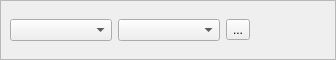
<?xml version="1.0" encoding="UTF-8"?>
<ui version="4.0">
 <class>SerialBox5_lite</class>
 <widget class="QWidget" name="SerialBox5_lite">
  <property name="geometry">
   <rect>
    <x>0</x>
    <y>0</y>
    <width>336</width>
    <height>60</height>
   </rect>
  </property>
  <layout class="QHBoxLayout" name="horizontalLayout">
   <property name="leftMargin">
    <number>0</number>
   </property>
   <property name="topMargin">
    <number>0</number>
   </property>
   <property name="rightMargin">
    <number>0</number>
   </property>
   <property name="bottomMargin">
    <number>0</number>
   </property>
   <item>
    <widget class="QFrame" name="frame">
     <property name="frameShape">
      <enum>QFrame::StyledPanel</enum>
     </property>
     <property name="frameShadow">
      <enum>QFrame::Raised</enum>
     </property>
     <layout class="QHBoxLayout" name="horizontalLayout_3">
      <item>
       <layout class="QHBoxLayout" name="horizontalLayout_2">
        <item>
         <layout class="QVBoxLayout" name="verticalLayout">
          <item>
           <layout class="QGridLayout" name="gridLayout">
            <item row="0" column="1">
             <widget class="QComboBox" name="BaudBox"/>
            </item>
            <item row="0" column="2">
             <widget class="QToolButton" name="btn_refresh">
              <property name="text">
               <string>...</string>
              </property>
             </widget>
            </item>
            <item row="0" column="0">
             <widget class="QComboBox" name="PortBox"/>
            </item>
           </layout>
          </item>
         </layout>
        </item>
        <item>
         <layout class="QVBoxLayout" name="layout_power">
          <item>
           <widget class="QPushButton" name="btn_power">
            <property name="minimumSize">
             <size>
              <width>70</width>
              <height>33</height>
             </size>
            </property>
            <property name="maximumSize">
             <size>
              <width>33</width>
              <height>70</height>
             </size>
            </property>
            <property name="styleSheet">
             <string notr="true">QPushButton#btn_power {
	image: url(:/power_knock/image/black/r_off.png);
	border-style: inset;
}
QPushButton#btn_power:checked {
	image: url(:/power_knock/image/green/r_on.png);
	border-style: inset;
}</string>
            </property>
            <property name="checkable">
             <bool>true</bool>
            </property>
           </widget>
          </item>
         </layout>
        </item>
        <item>
         <layout class="QVBoxLayout" name="layout_right_LOG"/>
        </item>
       </layout>
      </item>
     </layout>
    </widget>
   </item>
  </layout>
 </widget>
 <tabstops>
  <tabstop>PortBox</tabstop>
  <tabstop>btn_refresh</tabstop>
 </tabstops>
 <resources/>
 <connections/>
</ui>
